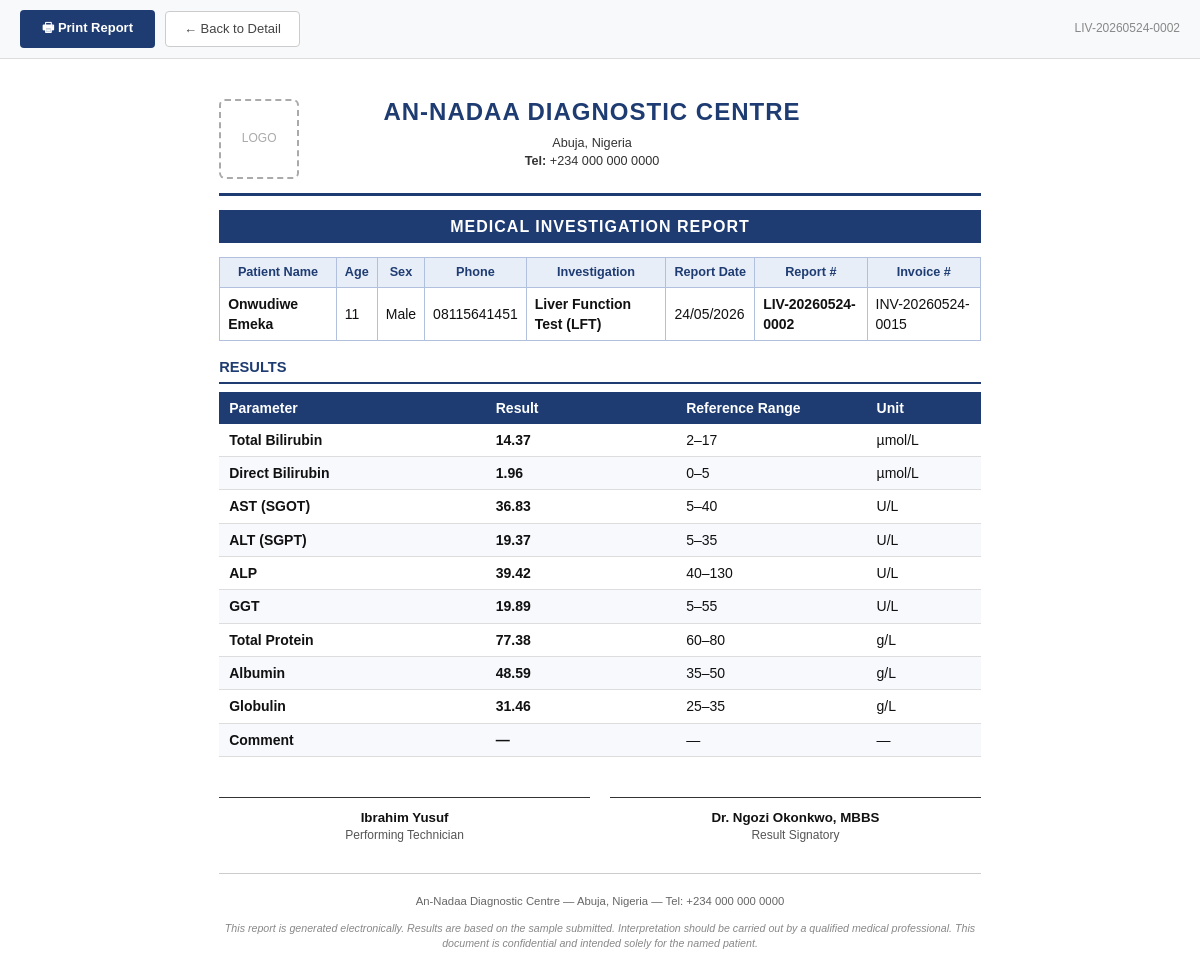
/reports/148/print/ (signed in), run on the app's committed database.
### apps/reports/models.py (models this page shows, shortened)
class Report(models.Model):
    report_number = models.CharField(max_length=50, unique=True, editable=False)
    invoice = models.ForeignKey(
        Invoice, on_delete=models.PROTECT,
        null=True, blank=True, related_name='reports',
    )
    invoice_item = models.ForeignKey(
        InvoiceItem, on_delete=models.PROTECT,
        null=True, blank=True, related_name='reports',
    )
    service = models.ForeignKey(
        Service, on_delete=models.PROTECT, related_name='reports',
    )
    parameters = models.JSONField(
        default=dict, help_text='Parameter values entered by the lab technician',
    )
    clinical_notes = models.TextField(blank=True, null=True)
    lab_notes      = models.TextField(blank=True, null=True)
    signatory = models.CharField(
        max_length=200, blank=True, default='',
        help_text="Name and qualifications of the result signatory, "
                  "e.g. Dr. Aminu Musa, MBBS, FWACP",
    )
    created_by = models.ForeignKey(
        settings.AUTH_USER_MODEL,
        on_delete=models.PROTECT,
        related_name='created_reports',
    )
    created_at = models.DateTimeField(auto_now_add=True)
    updated_at = models.DateTimeField(auto_now=True)
    class Meta:
        ordering = ['-created_at']
    @property
    def client_name(self):
        return self.invoice.full_name if self.invoice else 'Unknown'
    @property
    def client_phone(self):
        return self.invoice.phone_number if self.invoice else ''
    @property
    def client_age(self):
        return self.invoice.age if self.invoice else ''
    @property
    def client_sex(self):
        return self.invoice.get_sex_display() if self.invoice else ''

class ReportParameter(models.Model):
    PARAMETER_TYPES = [
        ('text',     'Text Input'),
        ('textarea', 'Text Area'),
        ('number',   'Number'),
        ('select',   'Dropdown'),
        ('checkbox', 'Checkbox'),
        ('date',     'Date'),
    ]
    service        = models.ForeignKey(Service, on_delete=models.CASCADE, related_name='report_parameters')
    name           = models.CharField(max_length=100)
    parameter_type = models.CharField(max_length=20, choices=PARAMETER_TYPES, default='text')
    unit           = models.CharField(max_length=50, blank=True, null=True)
    normal_range   = models.CharField(max_length=100, blank=True, null=True)
    options        = models.JSONField(default=list, blank=True,
                                     help_text='For select type: list of options')
    required       = models.BooleanField(default=True)
    order          = models.IntegerField(default=0)
    class Meta:
        ordering = ['order', 'name']

### apps/accounts/models.py (models this page shows, shortened)
class CentreProfile(models.Model):
    name     = models.CharField(max_length=200, default="An-Nadaa Diagnostic Centre")
    tagline  = models.CharField(max_length=300, blank=True,
                                help_text="Short motto, e.g. 'Your Health, Our Priority'")
    address  = models.TextField(help_text="Full address printed on reports")
    phone    = models.CharField(max_length=150,
                                help_text="Phone number(s) — use commas for multiple")
    email    = models.EmailField(blank=True)
    logo     = models.ImageField(upload_to='centre/', blank=True, null=True,
                                 help_text="Logo printed at the top of every report")
    class Meta:
        verbose_name        = "Centre Profile"
        verbose_name_plural = "Centre Profile"  # keeps admin sidebar label singular
    @classmethod
    def get_profile(cls):
        obj, _ = cls.objects.get_or_create(pk=1, defaults={
            'name': 'An-Nadaa Diagnostic Centre',
            'address': 'Abuja, Nigeria',
            'phone': '+234 000 000 0000',
        })
        return obj

class User(AbstractUser):
    ROLE_CHOICES = [
        ('ADMIN', 'Administrator'),
        ('CASHIER', 'Cashier'),
        ('DOCTOR', 'Doctor'),
        ('LAB_TECH', 'Lab Technician'),
    ]
    role = models.CharField(max_length=20, choices=ROLE_CHOICES, default='CASHIER')
    phone_number = models.CharField(max_length=20, blank=True)
    class Meta:
        ordering = ['-date_joined']

### apps/invoices/models.py (models this page shows, shortened)
class Invoice(models.Model):
    STATUS_CHOICES = [
        ('PAID', 'Paid'),
        ('CANCELLED', 'Cancelled'),
    ]
    PAYMENT_METHODS = [
        ('CASH', 'Cash'),
        ('TRANSFER', 'Bank Transfer'),
        ('CARD', 'Card'),
    ]
    SEX_CHOICES = [
        ('M', 'Male'),
        ('F', 'Female'),
    ]
    invoice_number = models.CharField(max_length=50, unique=True, editable=False)
    surname = models.CharField(max_length=100, verbose_name='Surname')
    first_name = models.CharField(max_length=100, verbose_name='First Name')
    other_names = models.CharField(max_length=100, blank=True, verbose_name='Other Names')
    age = models.CharField(max_length=10, verbose_name='Age')
    sex = models.CharField(max_length=1, choices=SEX_CHOICES, verbose_name='Sex')
    phone_number = models.CharField(max_length=20, verbose_name='Phone Number')
    referral = models.ForeignKey(
        Referral,
        on_delete=models.SET_NULL,
        null=True,
        blank=True,
        related_name='invoices',
        verbose_name='Referred By',
    )
    total_amount = models.DecimalField(max_digits=10, decimal_places=2, default=0)
    discount = models.DecimalField(max_digits=10, decimal_places=2, default=0,
                                   validators=[MinValueValidator(0)])
    amount_paid = models.DecimalField(max_digits=10, decimal_places=2, default=0)
    payment_method = models.CharField(max_length=20, choices=PAYMENT_METHODS, default='CASH')
    reference_number = models.CharField(
        max_length=100, blank=True, null=True,
        help_text='Reference number for Transfer or Card payments'
    )
    status = models.CharField(max_length=20, choices=STATUS_CHOICES, default='PAID')
    notes = models.TextField(blank=True, null=True)
    qr_code = models.ImageField(upload_to='qr_codes/', blank=True, null=True)
    created_by = models.ForeignKey(
        settings.AUTH_USER_MODEL,
        on_delete=models.PROTECT,
        related_name='created_invoices',
    )
    created_at = models.DateTimeField(auto_now_add=True)
    updated_at = models.DateTimeField(auto_now=True)
    class Meta:
        ordering = ['-created_at']
    @property
    def full_name(self):
        parts = [self.surname, self.first_name]
        if self.other_names:
            parts.append(self.other_names)
        return ' '.join(parts)

### apps/services/models.py (models this page shows, shortened)
class Service(models.Model):
    name = models.CharField(max_length=200)
    category = models.ForeignKey(
        ServiceCategory,
        on_delete=models.SET_NULL,
        null=True,
        blank=True,
        related_name='services'
    )
    price = models.DecimalField(
        max_digits=10,
        decimal_places=2,
        validators=[MinValueValidator(0)]
    )
    is_active = models.BooleanField(default=True)
    requires_report = models.BooleanField(
        default=False,
        help_text="Does this service require a medical report?"
    )
    report_template = models.JSONField(
        default=dict,
        blank=True,
        help_text="JSON template for report parameters"
    )
    created_at = models.DateTimeField(auto_now_add=True)
    updated_at = models.DateTimeField(auto_now=True)
    class Meta:
        ordering = ['name']

### apps/reports/views.py (the view)
# urls.py: path('<int:pk>/print/',                     views.report_print,               name='print'),
@login_required
def report_print(request, pk):
    report = get_object_or_404(Report, pk=pk)
    parameters = ReportParameter.objects.filter(service=report.service)
    param_list = [
        {
            'name':         p.name,
            'value':        report.parameters.get(str(p.id), ''),
            'unit':         p.unit,
            'normal_range': p.normal_range,
        }
        for p in parameters
    ]
    centre = CentreProfile.get_profile()
    return render(request, 'reports/print.html', {
        'report':     report,
        'parameters': param_list,
        'centre':     centre,
    })

### templates/reports/print.html (shortened to what this page needs)
<!DOCTYPE html>
<html lang="en">
<head>
</head>
<body>
<div class="action-bar no-print">
    <button class="btn-print" onclick="window.print()">&#128438; Print Report</button>
    <a class="btn-back" href="{% url 'reports:detail' report.id %}">&#8592; Back to Detail</a>
    <span style="margin-left:auto;color:#888;font-size:12px;">{{ report.report_number }}</span>
</div>
<div class="page">
    <div class="report-header">
        <div class="header-logo">
            {% if centre.logo %}
            <img src="{{ centre.logo.url }}" alt="{{ centre.name }} logo">
            {% else %}
            <div class="logo-placeholder">LOGO</div>
            {% endif %}
        </div>
        <div class="header-text">
            <p class="centre-name">{{ centre.name }}</p>
            <p class="centre-contact">
                {{ centre.address }}<br>
                <strong>Tel:</strong> {{ centre.phone }}
            </p>
        </div>
    </div>
    <div class="report-title">Medical Investigation Report</div>
    <table class="biodata-table">
        <thead>
            <tr>
                <th>Patient Name</th>
                <th>Age</th>
                <th>Sex</th>
                <th>Phone</th>
                <th>Investigation</th>
                <th>Report Date</th>
                <th>Report #</th>
                {% if report.invoice %}<th>Invoice #</th>{% endif %}
            </tr>
        </thead>
        <tbody>
            <tr>
                <td><strong>{{ report.client_name }}</strong></td>
                <td>{{ report.client_age|default:"—" }}</td>
                <td>{{ report.client_sex|default:"—" }}</td>
                <td>{{ report.client_phone|default:"—" }}</td>
                <td><strong>{{ report.service.name }}</strong></td>
                <td>{{ report.created_at|date:"d/m/Y" }}</td>
                <td><strong>{{ report.report_number }}</strong></td>
                {% if report.invoice %}<td>{{ report.invoice.invoice_number }}</td>{% endif %}
            </tr>
        </tbody>
    </table>
    <div class="section-title">Results</div>
    <table class="results-table">
        <thead>
            <tr>
                <th style="width:35%">Parameter</th>
                <th style="width:25%">Result</th>
                <th style="width:25%">Reference Range</th>
                <th style="width:15%">Unit</th>
            </tr>
        </thead>
        <tbody>
            {% for p in parameters %}
            <tr>
                <td><strong>{{ p.name }}</strong></td>
                <td class="result-value">{{ p.value|default:"—" }}</td>
                <td>{{ p.normal_range|default:"—" }}</td>
                <td>{{ p.unit|default:"—" }}</td>
            </tr>
            {% empty %}
            <tr><td colspan="4" style="text-align:center;color:#888;padding:12px">No results recorded.</td></tr>
            {% endfor %}
        </tbody>
    </table>
    <div class="signature-section">
        <div class="sig-block">
            <div class="sig-name">{{ report.created_by.get_full_name|default:report.created_by.username }}</div>
            <div class="sig-role">Performing Technician</div>
        </div>
        <div class="sig-block">
            <div class="sig-name">{{ report.signatory|default:"______________________" }}</div>
            <div class="sig-role">Result Signatory</div>
        </div>
    </div>
    <div class="report-footer">
        <p>{{ centre.name }} &mdash; {{ centre.address }} &mdash; Tel: {{ centre.phone }}</p>
        <p class="disclaimer">
            This report is generated electronically. Results are based on the sample submitted.
            Interpretation should be carried out by a qualified medical professional.
            This document is confidential and intended solely for the named patient.
        </p>
    </div>
</div>
</body>
</html>

### templates/reports/print.html (style rules this page uses)
* { box-sizing: border-box; }
body { font-family: Arial, Helvetica, sans-serif; font-size: 11pt; line-height: 1.45; color: #111; background: #fff; margin: 0; padding: 0; }
.page { max-width: 210mm; margin: 0 auto; padding: 16px; background:#fff; }
.report-header { display: flex; align-items: center; border-bottom: 3px solid #1e3c72; padding-bottom: 10px; margin-bottom: 14px; gap: 16px; }
.header-logo { flex-shrink:0; }
.header-logo .logo-placeholder { width:80px; height:80px; border:2px dashed #aaa; display:flex; align-items:center; justify-content:center; color:#aaa; font-size:9pt; text-align:center; border-radius:6px; }
.header-text { flex:1; text-align: center; }
.header-text .centre-name { font-size: 18pt; font-weight: 700; color: #1e3c72; text-transform: uppercase; letter-spacing: 1px; margin:0; }
.header-text .centre-contact { font-size: 9.5pt; color: #333; margin-top: 4px; }
.report-title { background: #1e3c72; color: #fff; text-align: center; padding: 5px 0; font-size: 12pt; font-weight: 700; letter-spacing: 1px; text-transform: uppercase; margin-bottom: 14px; }
.biodata-table { width: 100%; border-collapse: collapse; margin-bottom: 16px; font-size: 10.5pt; }
.biodata-table th { background: #e8eef8; color: #1e3c72; font-weight: 700; padding: 5px 8px; border: 1px solid #b0c0dd; font-size: 9.5pt; white-space: nowrap; }
.biodata-table td { padding: 6px 8px; border: 1px solid #b0c0dd; background: #fff; }
.section-title { font-size: 11pt; font-weight: 700; color: #1e3c72; border-bottom: 2px solid #1e3c72; padding-bottom: 3px; margin: 16px 0 8px 0; text-transform: uppercase; }
.results-table { width: 100%; border-collapse: collapse; font-size: 10.5pt; margin-bottom: 14px; }
.results-table th { background: #1e3c72; color: #fff; padding: 6px 10px; text-align: left; font-weight: 700; }
.results-table td { padding: 6px 10px; border-bottom: 1px solid #ddd; }
.results-table tr:nth-child(even) td { background: #f7f9fd; }
.result-value { font-weight: 700; }
.signature-section { display: flex; justify-content: space-between; margin-top: 40px; gap: 20px; }
.sig-block { flex: 1; text-align: center; border-top: 1.5px solid #333; padding-top: 6px; font-size: 10pt; }
.sig-name { font-weight: 700; margin-top: 4px; }
.sig-role { color: #555; font-size: 9pt; }
.report-footer { margin-top: 28px; border-top: 1px solid #ccc; padding-top: 8px; font-size: 8.5pt; color: #666; text-align: center; }
.disclaimer { font-size: 8pt; color: #888; margin-top: 8px; font-style: italic; }
.action-bar { background: #f8f9fa; border-bottom: 1px solid #ddd; padding: 10px 20px; display: flex; gap: 10px; align-items: center; margin-bottom: 20px; }
.btn-print { background: #1e3c72; color: #fff; border: none; padding: 8px 22px; border-radius: 4px; cursor: pointer; font-size: 13px; font-weight: 600; }
.btn-back { background: #fff; color: #444; border: 1px solid #ccc; padding: 8px 18px; border-radius: 4px; cursor: pointer; font-size: 13px; text-decoration: none; }

### data on the page
Report: report_number "LIV-20260524-0002", client_name "Onwudiwe Emeka", client_age "11", client_sex "Male", client_phone "08115641451", service.name "Liver Function Test (LFT)", created_at "24/05/2026", invoice.invoice_number "INV-20260524-0015", created_by.get_full_name "Ibrahim Yusuf", signatory "Dr. Ngozi Okonkwo, MBBS"
CentreProfile: name "AN-NADAA DIAGNOSTIC CENTRE", address "Abuja, Nigeria", phone "+234 000 000 0000", name "An-Nadaa Diagnostic Centre"
ReportParameter: name "Total Bilirubin", normal_range "2–17", unit "µmol/L"
ReportParameter: name "Direct Bilirubin", normal_range "0–5", unit "µmol/L"
ReportParameter: name "AST (SGOT)", normal_range "5–40", unit "U/L"
ReportParameter: name "ALT (SGPT)", normal_range "5–35", unit "U/L"
ReportParameter: name "ALP", normal_range "40–130", unit "U/L"
ReportParameter: name "GGT", normal_range "5–55", unit "U/L"
ReportParameter: name "Total Protein", normal_range "60–80", unit "g/L"
ReportParameter: name "Albumin", normal_range "35–50", unit "g/L"
ReportParameter: name "Globulin", normal_range "25–35", unit "g/L"
ReportParameter: name "Comment"

### other printed values
{{ p.value|default:"—" }} "14.37" "1.96" "36.83" "19.37" "39.42" "19.89" "77.38" "48.59" "31.46" "—"
{{ p.normal_range|default:"—" }} "—"
{{ p.unit|default:"—" }} "—"
